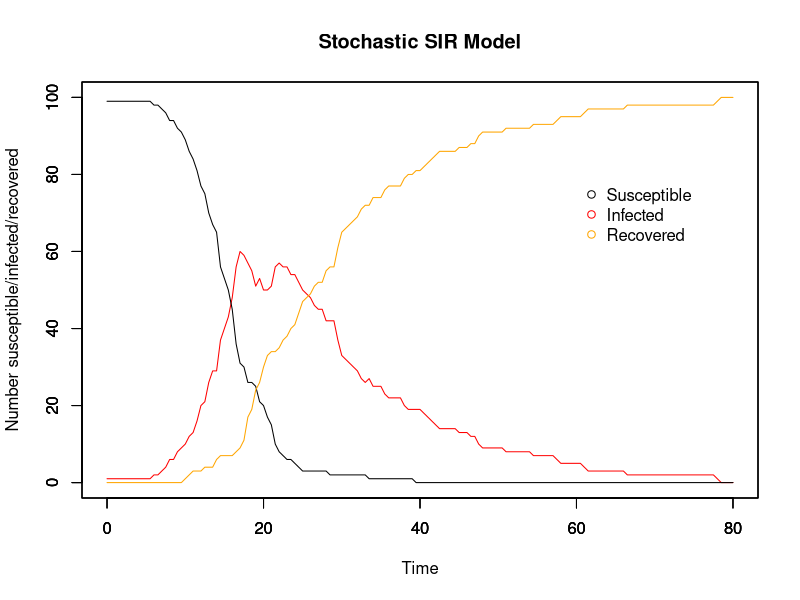
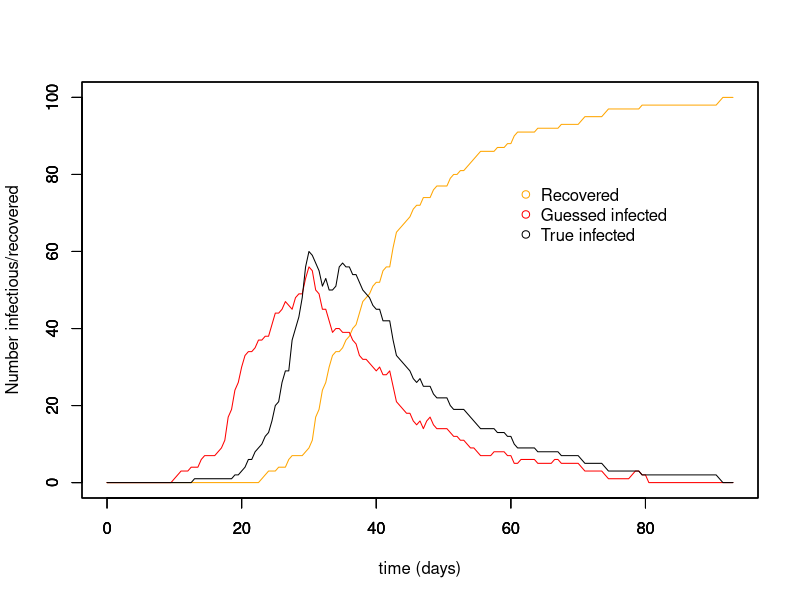
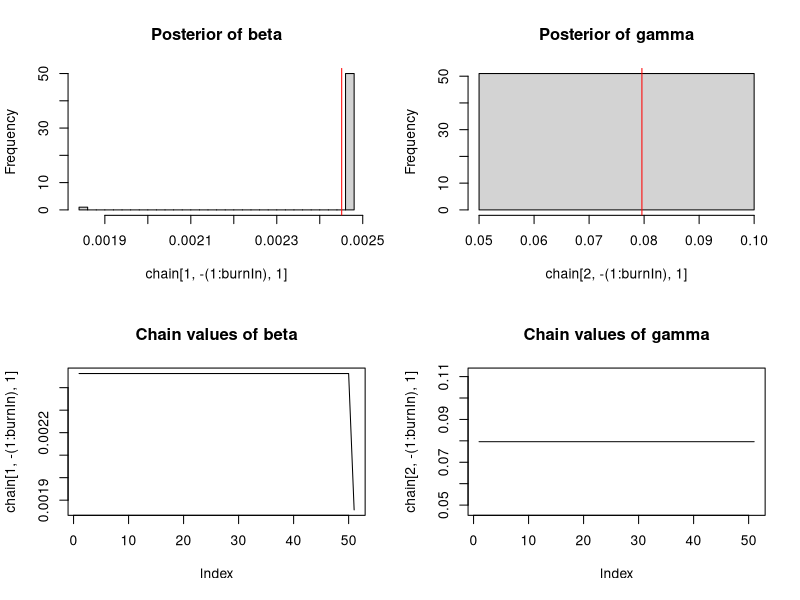
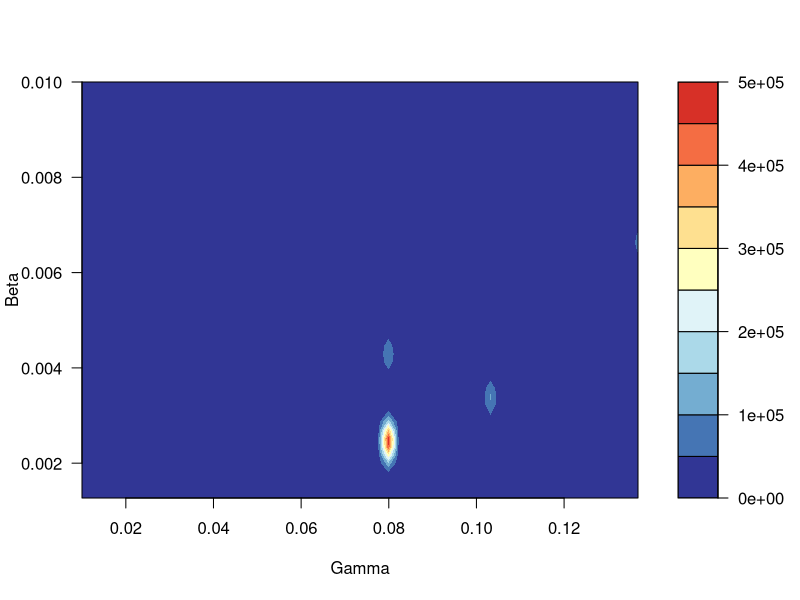
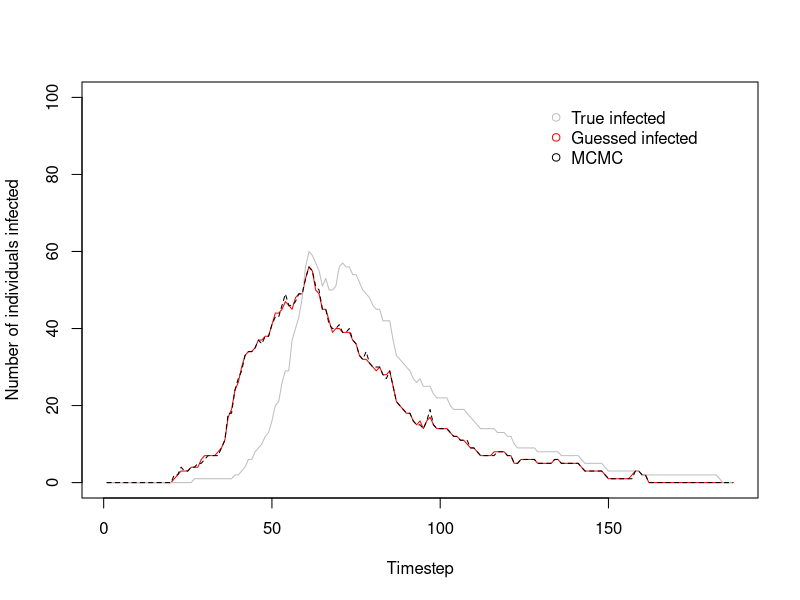

Source code (R) for these figures, in order:
# MCMC estimating stochastic processes
# 3 unknowns: beta, gamma, and the time of infection for each individual
# 17/11/17

##########################
## Input values for SIR ##
##########################

# Time
timestep <- 0.5
end <- 80
times <- seq(0, end, by = timestep)

# Initial population: N-1 susceptible, 1 infectious, 0 recovered
init.values = c(
  S = 100-1,
  I = 1,
  R = 0
)
N = sum(init.values)

# Beta & gammma
beta <- 5e-3
gamma <- 8e-2
1/gamma

###############
## The model ##
###############

# Array for holding collective disease status information for whole period of time
data <- array(0, dim =c(length(times), length(init.values)+3))
data[,1] <- times # make first column the timesteps to make plotting easier later on

#set.seed(7) # Good ones: 7, 14, 22, 30

# For loops for calculating the numbers susceptible, infected, and recovered at each timepoint
for (time in times){
  if (time == 0){ # Set up the number of S/I/R at time 0
    data[1,2] <- init.values["S"] # number of susceptibles at time 0
    data[1,3] <- init.values["I"] # number of infecteds at time 0
    data[1,4] <- init.values["R"] # number of recovereds at time 0
    data[1,5] <- init.values["I"] # number newly infected at time 0
    data[1,6] <- init.values["R"] # number newly recovered at time 0
    
  } else{
    whole_time <- 1/timestep * time # makes time into the whole number that it corresponds to in the array
    
    inf <- rbinom(1, size = data[whole_time,2], (1-(exp(-beta*data[whole_time,3]*timestep)))) # number who become infected in this timestep
    rec <- rbinom(1, size = data[whole_time,3], (1-(exp(-gamma*timestep)))) # number who become recovered in this timestep
    
    data[whole_time+1,2] <- data[whole_time,2] - inf # number of susceptibles at other times
    
    data[whole_time+1,3] <- data[whole_time,3]  + inf - rec # number of infecteds at other times
    
    data[whole_time+1,4] <- data[whole_time,4] + rec # number of recovereds at other times
    
    data[whole_time+1,5] <- data[whole_time+1,3] - data[whole_time,3] + data[whole_time+1,4] - data[whole_time,4] # number of newly infected
    
    data[whole_time+1,6] <- data[whole_time+1,4] - data[whole_time,4] # number of newly recovered
  }
}

###############
## SIR plots ##
###############

run_stoch <- data.frame(data) # make array into a dataframe
colnames(run_stoch) <- c("time","S", "I", "R", "new_I", "new_R")

par(mfrow = c(1,1))

# Plot for SIR model
plot(x = run_stoch$time, y = run_stoch$I, type = "l", col = "red", ylim = c(0,N),
     xlab = "Time", ylab = "Number susceptible/infected/recovered", main = "Stochastic SIR Model")
par(new=T)
plot(x = run_stoch$time, y = run_stoch$S, type = "l", ylim = c(0,N), ylab = "", xlab = "") # add susceptible line
par(new=T)
plot(x = run_stoch$time, y = run_stoch$R, type = "l", col = "orange", ylim = c(0,N), ylab = "", xlab = "") # recovered

# Add legend
legend(60, 0.8*N, c("Susceptible", "Infected", "Recovered"), pch = 1, col = c("black", "red", "orange"), bty = "n")

#################
## Guess new_I ##
#################

inf_period <- ceiling(1/gamma) # mean infectious period calculated from gamma
inf_timestep <- inf_period/timestep # translates infectious days into no. of timesteps

times = times + inf_timestep
zero_array <- array(0, dim = c(inf_timestep, ncol(run_stoch)))
colnames(zero_array) <- c("time","S", "I", "R", "new_I", "new_R")
run_stoch <- rbind(zero_array, run_stoch)
run_stoch$time <- seq(0, (end+inf_period), by = timestep)

for (i in 1:nrow(run_stoch)){
  run_stoch$guess_new_I[i] <- {
    run_stoch$new_R[i+(inf_timestep)] # guess newly infected, translates days into no. of timesteps
  }
  
  run_stoch$guess_I[i] <- if(i == 1){
    run_stoch$guess_new_I[i] 
  } else{
    run_stoch$guess_I[i-1] + run_stoch$guess_new_I[i] - run_stoch$new_R[i]
  }
  run_stoch$guess_S[i] <- N - (run_stoch$R[i] + run_stoch$guess_I[i])
}

run_stoch[is.na(run_stoch)] <- 0

plot(run_stoch$time, run_stoch$R, ylim = c(0,N), type = "l", col = "orange", xlab = "time (days)", ylab = "Number infectious/recovered")
par(new=T)
plot(run_stoch$time, run_stoch$guess_I, ylim = c(0,N), type = "l", col = "red", xlab = " ", ylab = " ")
par(new=T)
plot(x = run_stoch$time, y = run_stoch$I, type = "l", col = "black", ylim = c(0,N), xlab = " ", ylab = " ")
legend(60, 0.8*N, c("Recovered", "Guessed infected", "True infected"), pch = 1, col = c("orange", "red", "black"), bty = "n")

##################################
## Likelihood, prior, posterior ##
##################################

# Likelihood distribution
likelihood <- function(param){
  beta = as.numeric(param[1,1])
  gamma = as.numeric(param[2,1])
  I = as.numeric(param[,2]) # Infected
  new_I = as.numeric(param[,3]) # Newly infected

  total = array(0, dim = (c(nrow(run_stoch))))
  
  for (i in 1:nrow(run_stoch)){
    S = (N - I[i] - run_stoch$R[i]) # Susceptibles
    betalikelihood = dbinom(new_I[i+1], S, (1-(exp(-beta*I[i]*timestep))), log = T)
    gammalikelihood = dbinom(run_stoch$new_R[i+1], I[i], (1-(exp(-gamma*timestep))), log = T)
    if (is.na(new_I[i+1]) == F & betalikelihood == -Inf){
      betalikelihood = -1000
    }
    if (is.na(new_I[i+1]) == F & gammalikelihood == -Inf){
      gammalikelihood = -1000
    }
    total[i] = (betalikelihood + gammalikelihood)
  }
  
  ll = sum(total, na.rm = T)
  return(ll)
}

# Prior distribution
prior <- function(param){
  beta = as.numeric(param[1,1])
  gamma = as.numeric(param[2,1])
  
  betaprior = dunif(beta, min = 0, max = 100, log = T)
  gammaprior = dunif(gamma, min = 0, max = 100, log = T)
  return(betaprior + gammaprior)
}

# Posterior distribution
posterior <- function(param){
  return (likelihood(param) + prior(param))
}

# Proposal function for infectious
inf_proposalfunction <- function(param){
  changed_I <- sample(length(times), 1)
  inf_list <- c(-1, 1) # used for choosing -1 or +1 randomly
  
  inf <- sample(c(-1, 1), 1) # will the change at that timepoint be + or - 1 I
  
  neighbour <- if (changed_I == 1){
    changed_I + 1
    } else if (changed_I == length(times)){
      changed_I - 1
      } else{
        changed_I + sample(inf_list, 1) # will choose which neighbouring timepoint is also affected
        }

  param[changed_I[1],2] = param[changed_I[1], 2] + inf
  param[changed_I[1],3] = param[changed_I[1], 3] + inf
  #param[neighbour,2] = param[neighbour, 2] - inf
  #param[neighbour,3] = param[neighbour, 3] - inf
  return(param)
}

# Proposal function for beta and gamma
proposalfunction <- function(param){
  param[1,1] = rnorm(1, mean = param[1,1], sd = 0.005 ) # beta proposal
  param[2,1] = rnorm(1, mean = param[2,1], sd = 0.1) # gamma proposal
  return(param)
  }

##########
## MCMC ##
##########

run_metropolis_MCMC <- function(startvalue, iterations){
  chain = array(dim = c(nrow(startvalue), iterations+1, ncol(startvalue))) # Array for storing chain data

  chain[1,1,1] = startvalue[1,1] # beta
  chain[2,1,1] = startvalue[2,1] # gamma
  chain[,1,2] = startvalue[,2] # all infectious
  chain[,1,3] = startvalue[,3] # newly infectious
  
  for (i in 1:iterations){
    
    # Infectious
    inf_proposal = inf_proposalfunction(chain[,i,])

    # Check susceptibles for negative numbers
    S = array(dim = c(nrow(startvalue)))

    for (time in (1:nrow(startvalue))){
      S[time] = (N - (inf_proposal[time,2] + run_stoch$R[time]))
    }
    
    if(min(inf_proposal[,2]) < 0 | min(inf_proposal[,3]) < 0 | min(S) < 0){
      chain[,i+1,2:3] = chain[,i,2:3]

      } else{
        inf_probab = posterior(inf_proposal) - posterior(chain[,i,])
          if (log(runif(1)) < inf_probab){
            chain[,i+1,2:3] = inf_proposal[,2:3]
            } else{
              chain[,i+1,2:3] = chain[,i,2:3]
              }
        }
    
    # Beta and gamma
    proposal = proposalfunction(chain[,i,]) # beta proposal and gamma proposal
    
    if (proposal[1,1] < 0.0 & proposal[2,1] < 0.0 ){
      chain[1:2,i+1,1] = chain[1:2,i,1]
      
      } else if (proposal[1,1] < 0.0 & proposal[2,1] >= 0.0){
        proposal[1,1] = chain[1,i,1]
        probab = posterior(proposal) - posterior(chain[,i,])
        if (log(runif(1)) < probab){
          chain[,i+1,1] = proposal[,1]
          } else{
            chain[,i+1,1] = chain[,i,1]
            }
      
        } else if (proposal[1,1] >= 0.0 & proposal[2,1] < 0.0){
          proposal[2,1] = chain[2,i,1]
          probab = posterior(proposal) - posterior(chain[,i,])
          if (log(runif(1)) < probab){
            chain[,i+1,1] = proposal[,1]
          } else{
            chain[,i+1,1] = chain[,i,1]
            }
      
          } else{
            probab = posterior(proposal) - posterior(chain[,i,])
            if (log(runif(1)) < probab){
              chain[,i+1,1] = proposal[,1]
              } else{
                chain[,i+1,1] = chain[,i,1]
                }
            }
    # Print every nth iteration, to know how far along run is
    if (i%%(iterations/20) == 0) {
      print(i)
    }
    
  }
  return(chain)
}

# Where to start the chain for beta, gamma, and I
startvalue <- array(dim = c(nrow(run_stoch), 3))
startvalue[1,1] <- 0.01 # beta guess
startvalue[2,1] <- 0.01 # gamma guess
startvalue[,2] <- run_stoch$guess_I # I guess
startvalue[,3] <- run_stoch$guess_new_I # new I guess

# Number of runs
iterations = 100

# Run the MCMC
#set.seed(4)
chain <- run_metropolis_MCMC(startvalue, iterations)

# The beginning of the chain is biased towards the starting point, so take them out
# normally burnin is 10%-50% of the runs
burnIn = 0.5*iterations
acceptance <- 1-mean(duplicated(chain[,-(1:burnIn),]))
inf_acceptance <- 1-mean(duplicated(chain[,-(1:burnIn),2]))

################
## MCMC Plots ##
################

par(mfrow = c(2,2))

hist(chain[1,-(1:burnIn),1],nclass=30, main="Posterior of beta")
abline(v = mean(chain[1,-(1:burnIn),1]), col = "red")

hist(chain[2, -(1:burnIn),1],nclass=30, main="Posterior of gamma")
abline(v = mean(chain[2,-(1:burnIn),1]), col = "red")

plot(chain[1, -(1:burnIn),1], type = "l", main = "Chain values of beta")

plot(chain[2, -(1:burnIn),1], type = "l", main = "Chain values of gamma")

# Plot beta vs. gamma
par(mfrow = c(1,1))
library(RColorBrewer)
library(MASS)

# plot(x = chain[2,,1], y = chain[1,,1], xlab = "Gamma", ylab = "Beta", pch = 20, cex = 0.8)

k <- 11
my.cols <- rev(brewer.pal(k, "RdYlBu"))
z <- kde2d(chain[2,,1], chain[1,,1], n=50)
filled.contour(z, nlevels=k, col=my.cols, xlab = "Gamma", ylab = "Beta")
 
par(mfrow = c(1,1))
  
plot(chain[,1,2], ylim = c(0, N), type = "l", col = "red", xlab = "Timestep", ylab = "Number of individuals infected")
  lines(run_stoch$I, type = "l", col = "grey", xlab = " ", ylab = " ")  
  lines(chain[,iterations,2], type = "l", lty = 2, col = "black", xlab = " ", ylab = " ")
legend(130, 1.0*N, c("True infected", "Guessed infected", "MCMC"), pch = 1, col = c("grey", "red", "black"), bty = "n")
  

########################################################################################################################

########################################################################################################################
